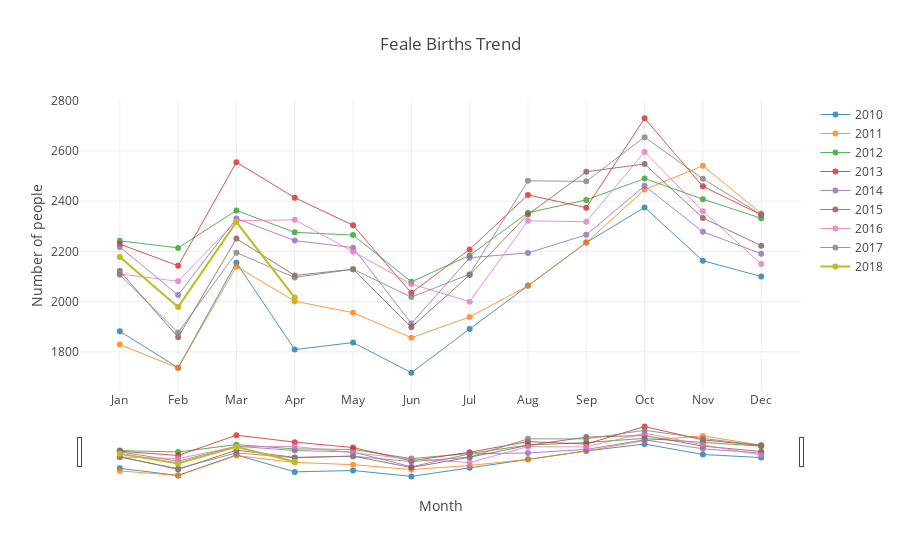

Notebook code cell kept with this figure:
### Markdown cell above
### 5. Trend for Female Births
   Plot shows trend for female births

### Code cell
x = ['Jan','Feb','Mar','Apr','May','Jun','Jul','Aug','Sep','Oct','Nov','Dec']
trace = []
data = []
for i in range(8):
    trace.append(go.Scatter(name = str(2010+i), x=x, y=analysis[i][1], line = dict(width = 1),opacity = 0.8))
    data.append(trace[i])

trace.append(go.Scatter(name='2018',x =  ['Jan','Feb','Mar','Apr'],y=analysis[8][1][:4]))    
data.append(trace[-1])

layout = dict(title = "Feale Births Trend",\
             xaxis = dict(title = "Month" , rangeslider = dict(visible = True)),\
             yaxis = dict(title = "Number of people" ))

fig = dict(data = data, layout = layout)

iplot(fig)
plot(fig, filename='plots/HTML files/5. Trend for Female Births.html')
pio.write_image(fig,'plots/Static Images/5. Trend for Female Births.jpeg')

### Figure 1 — Plotly figure (JSON) as saved in the notebook; plotly's stock layout.template omitted (floating-point values rounded to 4 significant figures)
{"data": [{"line": {"width": 1}, "name": "2010", "opacity": 0.8, "type": "scatter", "uid": "4fb14665-4e42-4fb7-8ab0-ec527e43dee5", "x": ["Jan", "Feb", "Mar", "Apr", "May", "Jun", "Jul", "Aug", "Sep", "Oct", "Nov", "Dec"], "y": [1882, 1737, 2155, 1809, 1837, 1717, 1891, 2064, 2235, 2375, 2163, 2100]}, {"line": {"width": 1}, "name": "2011", "opacity": 0.8, "type": "scatter", "uid": "78515001-ccf7-4e62-afc9-6edf860b69e7", "x": ["Jan", "Feb", "Mar", "Apr", "May", "Jun", "Jul", "Aug", "Sep", "Oct", "Nov", "Dec"], "y": [1829, 1736, 2140, 2002, 1956, 1856, 1939, 2063, 2235, 2446, 2541, 2351]}, {"line": {"width": 1}, "name": "2012", "opacity": 0.8, "type": "scatter", "uid": "9e5e1da5-1f0f-4b51-80f3-2c49726c852d", "x": ["Jan", "Feb", "Mar", "Apr", "May", "Jun", "Jul", "Aug", "Sep", "Oct", "Nov", "Dec"], "y": [2242, 2214, 2363, 2276, 2265, 2079, 2184, 2354, 2405, 2490, 2408, 2332]}, {"line": {"width": 1}, "name": "2013", "opacity": 0.8, "type": "scatter", "uid": "58e9a9ec-1768-499e-8eb6-5930dbd11bb7", "x": ["Jan", "Feb", "Mar", "Apr", "May", "Jun", "Jul", "Aug", "Sep", "Oct", "Nov", "Dec"], "y": [2229, 2143, 2555, 2414, 2304, 2035, 2208, 2425, 2374, 2730, 2459, 2346]}, {"line": {"width": 1}, "name": "2014", "opacity": 0.8, "type": "scatter", "uid": "60dff4bd-8c73-49aa-8935-a7285677ccb8", "x": ["Jan", "Feb", "Mar", "Apr", "May", "Jun", "Jul", "Aug", "Sep", "Oct", "Nov", "Dec"], "y": [2218, 2026, 2331, 2243, 2215, 1913, 2175, 2194, 2266, 2461, 2278, 2191]}, {"line": {"width": 1}, "name": "2015", "opacity": 0.8, "type": "scatter", "uid": "89462d7e-0eac-4cfb-9ff0-d1b614b4a4ff", "x": ["Jan", "Feb", "Mar", "Apr", "May", "Jun", "Jul", "Aug", "Sep", "Oct", "Nov", "Dec"], "y": [2122, 1858, 2251, 2104, 2129, 1898, 2106, 2347, 2517, 2548, 2333, 2223]}, {"line": {"width": 1}, "name": "2016", "opacity": 0.8, "type": "scatter", "uid": "cba53176-ce6f-44eb-901a-19cefc75a2b8", "x": ["Jan", "Feb", "Mar", "Apr", "May", "Jun", "Jul", "Aug", "Sep", "Oct", "Nov", "Dec"], "y": [2110, 2081, 2322, 2326, 2199, 2070, 2000, 2322, 2318, 2596, 2360, 2150]}, {"line": {"width": 1}, "name": "2017", "opacity": 0.8, "type": "scatter", "uid": "708e5e02-4f7e-4a39-94bd-ec82729f2890", "x": ["Jan", "Feb", "Mar", "Apr", "May", "Jun", "Jul", "Aug", "Sep", "Oct", "Nov", "Dec"], "y": [2107, 1877, 2195, 2096, 2129, 2018, 2109, 2481, 2479, 2655, 2489, 2346]}, {"name": "2018", "type": "scatter", "uid": "b10546c2-f99b-42ed-81d9-a69bda021398", "x": ["Jan", "Feb", "Mar", "Apr"], "y": [2178, 1979, 2317, 2016]}], "layout": {"title": {"text": "Feale Births Trend"}, "xaxis": {"rangeslider": {"visible": true}, "title": {"text": "Month"}}, "yaxis": {"title": {"text": "Number of people"}}}}
